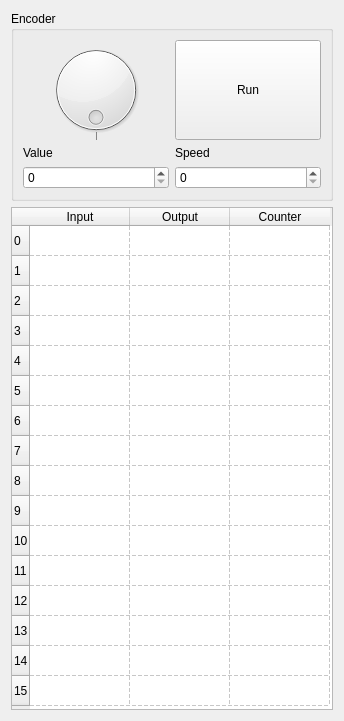
<ui version="4.0" >
 <class>CSimulatedMultiTracerGuiComp</class>
 <widget class="QWidget" name="CSimulatedMultiTracerGuiComp" >
  <property name="geometry" >
   <rect>
    <x>0</x>
    <y>0</y>
    <width>344</width>
    <height>721</height>
   </rect>
  </property>
  <property name="windowTitle" >
   <string>Form</string>
  </property>
  <layout class="QVBoxLayout" >
   <item>
    <widget class="QGroupBox" name="groupBox" >
     <property name="title" >
      <string>Encoder</string>
     </property>
     <layout class="QGridLayout" >
      <item row="0" column="0" >
       <widget class="QDial" name="EncoderDial" >
        <property name="maximum" >
         <number>4095</number>
        </property>
        <property name="singleStep" >
         <number>16</number>
        </property>
        <property name="pageStep" >
         <number>256</number>
        </property>
        <property name="wrapping" >
         <bool>true</bool>
        </property>
        <property name="notchTarget" >
         <double>128.000000000000000</double>
        </property>
        <property name="notchesVisible" >
         <bool>true</bool>
        </property>
       </widget>
      </item>
      <item row="0" column="1" >
       <widget class="QPushButton" name="RunButton" >
        <property name="sizePolicy" >
         <sizepolicy vsizetype="Minimum" hsizetype="Minimum" >
          <horstretch>0</horstretch>
          <verstretch>0</verstretch>
         </sizepolicy>
        </property>
        <property name="text" >
         <string>Run</string>
        </property>
        <property name="checkable" >
         <bool>true</bool>
        </property>
       </widget>
      </item>
      <item row="1" column="0" >
       <widget class="QLabel" name="label" >
        <property name="text" >
         <string>Value</string>
        </property>
       </widget>
      </item>
      <item row="1" column="1" >
       <widget class="QLabel" name="label_2" >
        <property name="text" >
         <string>Speed</string>
        </property>
       </widget>
      </item>
      <item row="2" column="0" >
       <widget class="QSpinBox" name="EncoderSB" >
        <property name="maximum" >
         <number>4095</number>
        </property>
        <property name="singleStep" >
         <number>16</number>
        </property>
       </widget>
      </item>
      <item row="2" column="1" >
       <widget class="QSpinBox" name="SpeedSB" >
        <property name="maximum" >
         <number>4095</number>
        </property>
       </widget>
      </item>
     </layout>
    </widget>
   </item>
   <item>
    <widget class="QTableWidget" name="BitsTable" >
     <property name="gridStyle" >
      <enum>Qt::DashLine</enum>
     </property>
     <property name="cornerButtonEnabled" >
      <bool>false</bool>
     </property>
     <row>
      <property name="text" >
       <string>0</string>
      </property>
     </row>
     <row>
      <property name="text" >
       <string>1</string>
      </property>
     </row>
     <row>
      <property name="text" >
       <string>2</string>
      </property>
     </row>
     <row>
      <property name="text" >
       <string>3</string>
      </property>
     </row>
     <row>
      <property name="text" >
       <string>4</string>
      </property>
     </row>
     <row>
      <property name="text" >
       <string>5</string>
      </property>
     </row>
     <row>
      <property name="text" >
       <string>6</string>
      </property>
     </row>
     <row>
      <property name="text" >
       <string>7</string>
      </property>
     </row>
     <row>
      <property name="text" >
       <string>8</string>
      </property>
     </row>
     <row>
      <property name="text" >
       <string>9</string>
      </property>
     </row>
     <row>
      <property name="text" >
       <string>10</string>
      </property>
     </row>
     <row>
      <property name="text" >
       <string>11</string>
      </property>
     </row>
     <row>
      <property name="text" >
       <string>12</string>
      </property>
     </row>
     <row>
      <property name="text" >
       <string>13</string>
      </property>
     </row>
     <row>
      <property name="text" >
       <string>14</string>
      </property>
     </row>
     <row>
      <property name="text" >
       <string>15</string>
      </property>
     </row>
     <column>
      <property name="text" >
       <string>Input</string>
      </property>
     </column>
     <column>
      <property name="text" >
       <string>Output</string>
      </property>
     </column>
     <column>
      <property name="text" >
       <string>Counter</string>
      </property>
     </column>
    </widget>
   </item>
  </layout>
 </widget>
 <resources/>
 <connections>
  <connection>
   <sender>EncoderDial</sender>
   <signal>valueChanged(int)</signal>
   <receiver>EncoderSB</receiver>
   <slot>setValue(int)</slot>
   <hints>
    <hint type="sourcelabel" >
     <x>124</x>
     <y>61</y>
    </hint>
    <hint type="destinationlabel" >
     <x>232</x>
     <y>61</y>
    </hint>
   </hints>
  </connection>
  <connection>
   <sender>EncoderSB</sender>
   <signal>valueChanged(int)</signal>
   <receiver>EncoderDial</receiver>
   <slot>setValue(int)</slot>
   <hints>
    <hint type="sourcelabel" >
     <x>232</x>
     <y>61</y>
    </hint>
    <hint type="destinationlabel" >
     <x>124</x>
     <y>61</y>
    </hint>
   </hints>
  </connection>
 </connections>
</ui>
